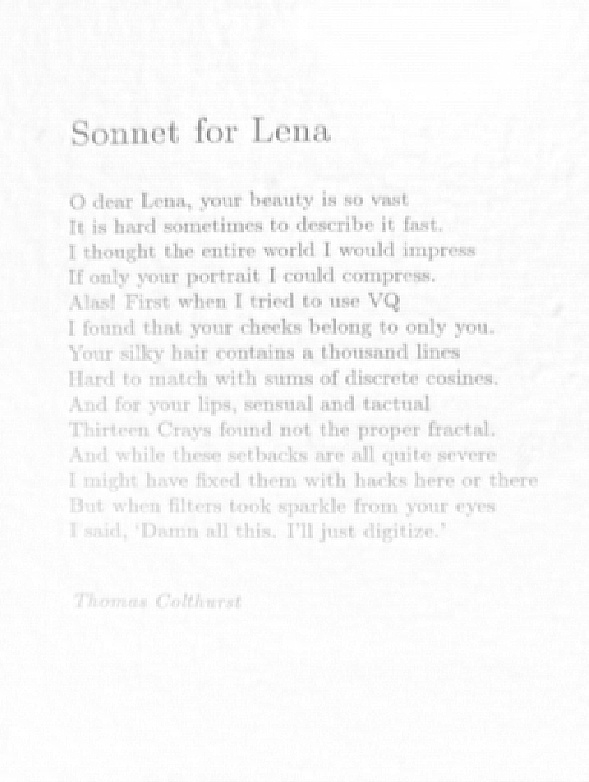
#> input picture outputs/best.png, 589 x 782 px
$ python tess.py
#> lines starting #> are read from the running program, lines starting #| are printed output that depends on the picture; after the words box and inside, x2 and y2 are one past the last pixel; in counts of white or black regions, pixels touching at a corner belong together
# [48 lines of commented-out code are left out]

import cv2
import numpy as np

image = cv2.imread('outputs/best.png')
#> image is the input picture: shape (782, 589, 3); min 113, max 255, mean 248.5
gray = cv2.cvtColor(image,cv2.COLOR_BGR2GRAY)
thresh = cv2.threshold(gray, 275, 255, cv2.THRESH_TRUNC)[1]
kernel = cv2.getStructuringElement(cv2.MORPH_ELLIPSE, (1,1))
opening = cv2.morphologyEx(thresh, cv2.MORPH_OPEN, kernel, iterations=2)

cnts = cv2.findContours(opening, cv2.RETR_EXTERNAL, cv2.CHAIN_APPROX_SIMPLE)
#> cnts = 1 contour; box (x1, y1, x2, y2) and area: (0, 0, 589, 782) 459228
cnts = cnts[0] if len(cnts) == 2 else cnts[1]
#> cnts = [[[0, 0], [0, 781], [588, 781], [588, 0]]]

for c in cnts:
    area = cv2.contourArea(c)
    if area < 150:
        cv2.drawContours(opening, [c], -1, (0,0,0), -1)
#> this loop made 1 pass
#> (c, area) on pass 1: ([[0, 0], [0, 781], [588, 781], [588, 0]], 459228)

result = 255 - opening
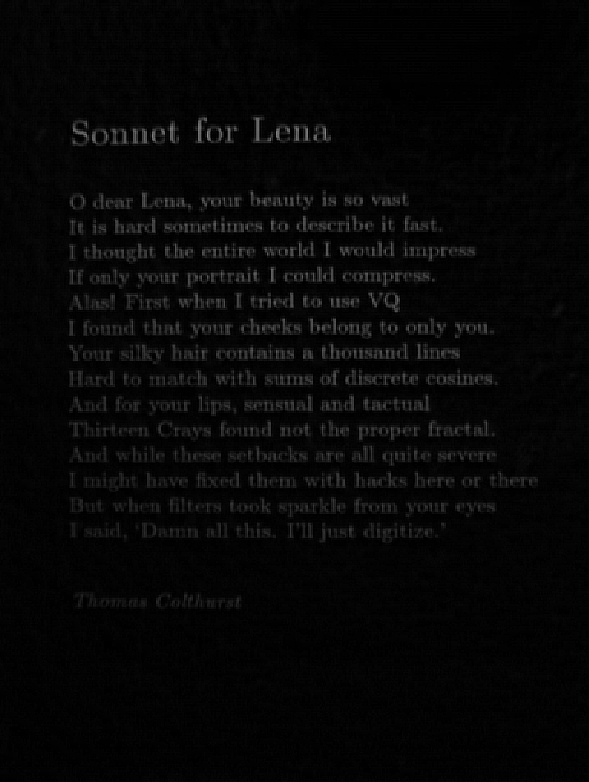
#> result: shape (782, 589); min 0, max 142, mean 6.5
cv2.imshow('thresh', thresh)
cv2.imshow('opening', opening)
cv2.imshow('result', result)
cv2.waitKey()

$ run again, with outputs/TOZERO.png copied over outputs/best.png
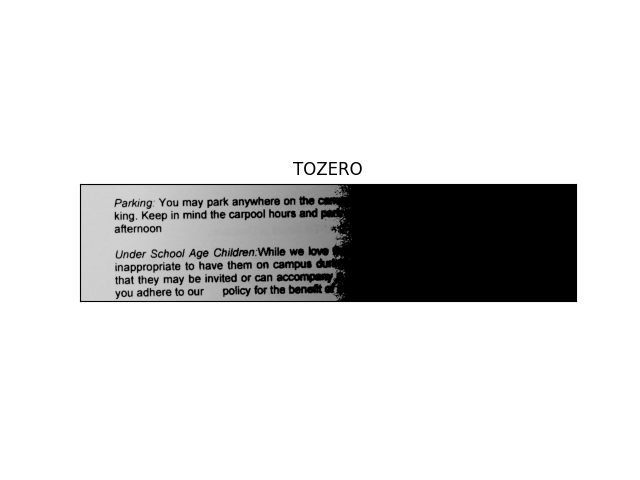
#> input picture outputs/TOZERO.png, 640 x 480 px
#> image is the input picture: shape (480, 640, 3); min 0, max 255, mean 220.5
#> `cnts = cv2.findContours(opening, cv2.RETR_EXTERNAL, cv2.CHAIN_APPROX_S..`: cnts = 1 contour; box (x1, y1, x2, y2) and area: (0, 0, 640, 480) 306081
#> `cnts = cnts[0] if len(cnts) == 2 else cnts[1]`: cnts = [[[0, 0], [0, 479], [639, 479], [639, 0]]]
#> the loop `for c in cnts:` made 1 pass
#> (c, area) on pass 1: ([[0, 0], [0, 479], [639, 479], [639, 0]], 306081)
#> `result = 255 - opening`:
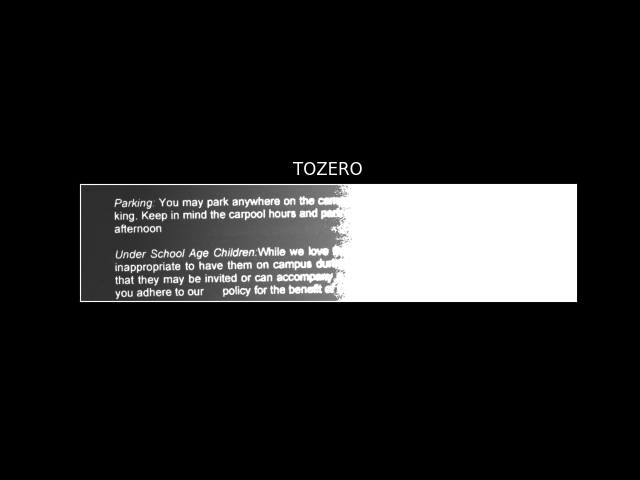
#> result: shape (480, 640); min 0, max 255, mean 34.5

$ run again, with outputs/TOZERO_INV.png copied over outputs/best.png
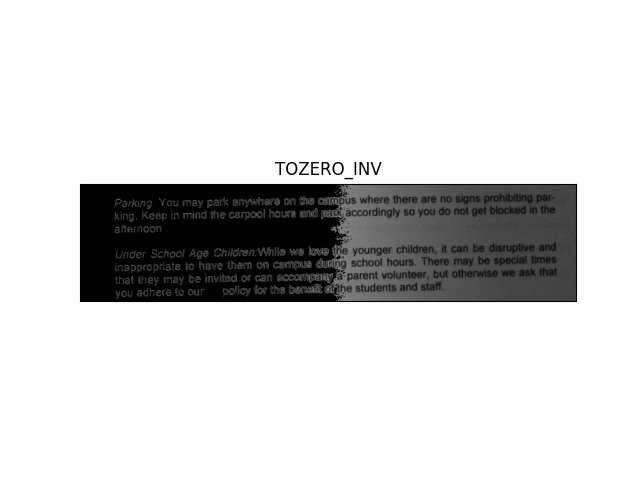
#> input picture outputs/TOZERO_INV.png, 640 x 480 px
#> image is the input picture: shape (480, 640, 3); min 0, max 255, mean 213.9
#> `cnts = cv2.findContours(opening, cv2.RETR_EXTERNAL, cv2.CHAIN_APPROX_S..`: cnts = 1 contour; box (x1, y1, x2, y2) and area: (0, 0, 640, 480) 306081
#> `cnts = cnts[0] if len(cnts) == 2 else cnts[1]`: cnts = [[[0, 0], [0, 479], [639, 479], [639, 0]]]
#> the loop `for c in cnts:` made 1 pass
#> (c, area) on pass 1: ([[0, 0], [0, 479], [639, 479], [639, 0]], 306081)
#> `result = 255 - opening`:
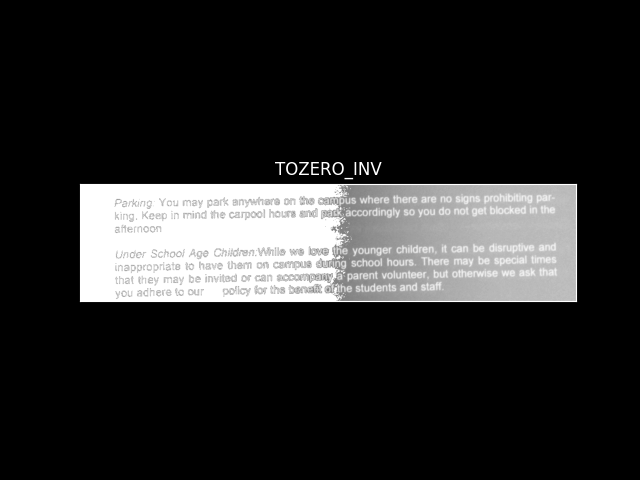
#> result: shape (480, 640); min 0, max 255, mean 41.1
